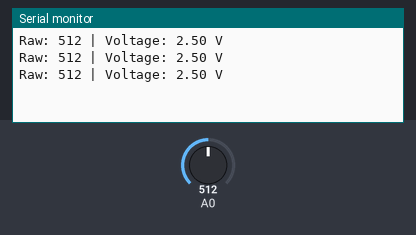
This sketch was run on a simulated Arduino Uno, built with avr-gcc and run on an emulated ATmega328P. Shown: the last lines printed to the serial monitor. The test bench sets the inputs (shaded band); at power-on: A0 = 512.

Above: at 1.3 s.
1.4 s: A0 set to 716
At 1.9 s:
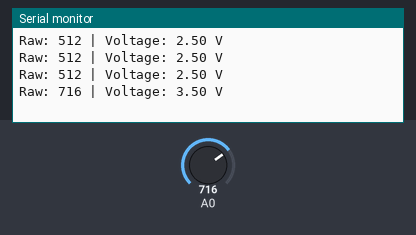
2.9 s: A0 set to 900
At 3.4 s:
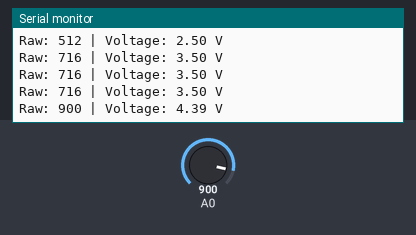
Timing chart, 0 to 5.9 s (numbered marks = the images above; inputs shaded):
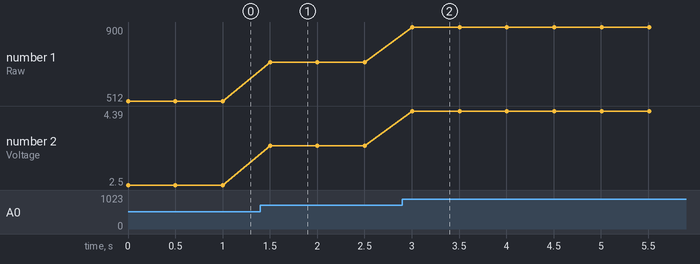

Measured:
- after the input at 1.4 s, the serial monitor: prints a new line after 0.10 s (image 1)
- after the input at 2.9 s, the serial monitor: prints a new line after 0.11 s (image 2)
- plotted number 1: 512 → 716 after the input at 1.4 s, 716 → 900 after the input at 2.9 s
- plotted number 2: 2.5 → 3.5 after the input at 1.4 s, 3.5 → 4.39 after the input at 2.9 s

The sketch:

bai_1.ino
```cpp
/*
Kết nối biến trở vào chân đầu vào tương tự A0. Đọc giá trị đo được tại
chân A0 và gửi lên máy tính qua UART giá trị số và giá trị điện áp tại
chân A0.
*/
void setup() {
  pinMode(A0, 0);
  Serial.begin(9600);
}

void loop() {
  int raw = analogRead(A0); // đọc giá trị raw
  float Volt = (raw/1024.0) * 5.0; // chuyển đổi sang 5V
  Serial.print("Raw: ");
  Serial.print(raw);
  Serial.print(" | Voltage: ");
  Serial.print(Volt, 2);
  Serial.println(" V");
  delay(500);
}
```
